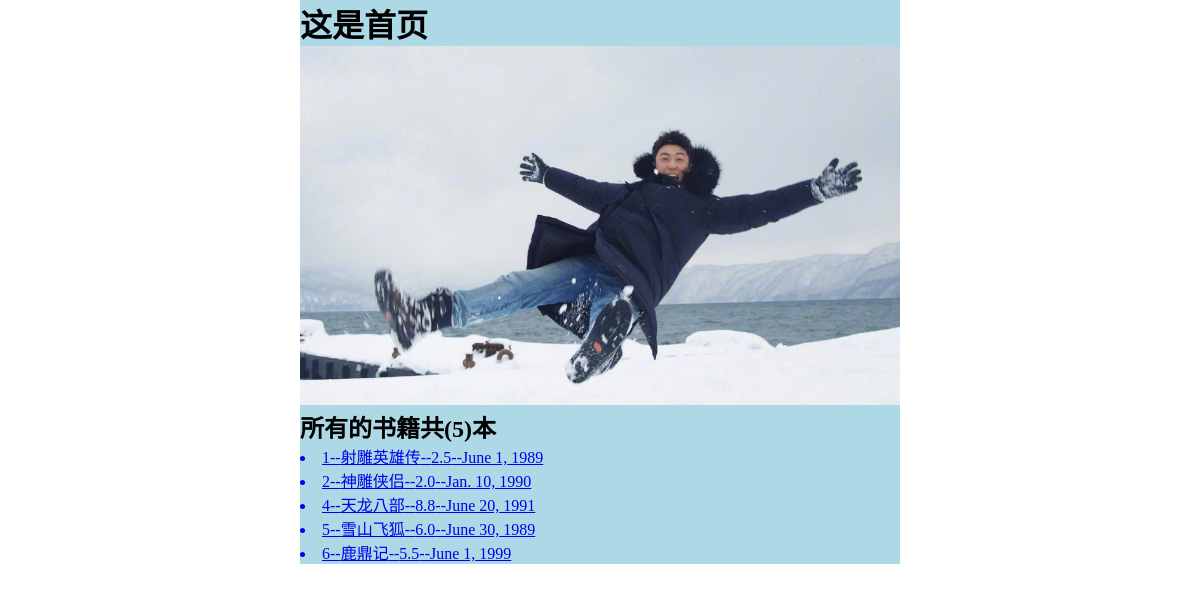
Before: / with the older database file.
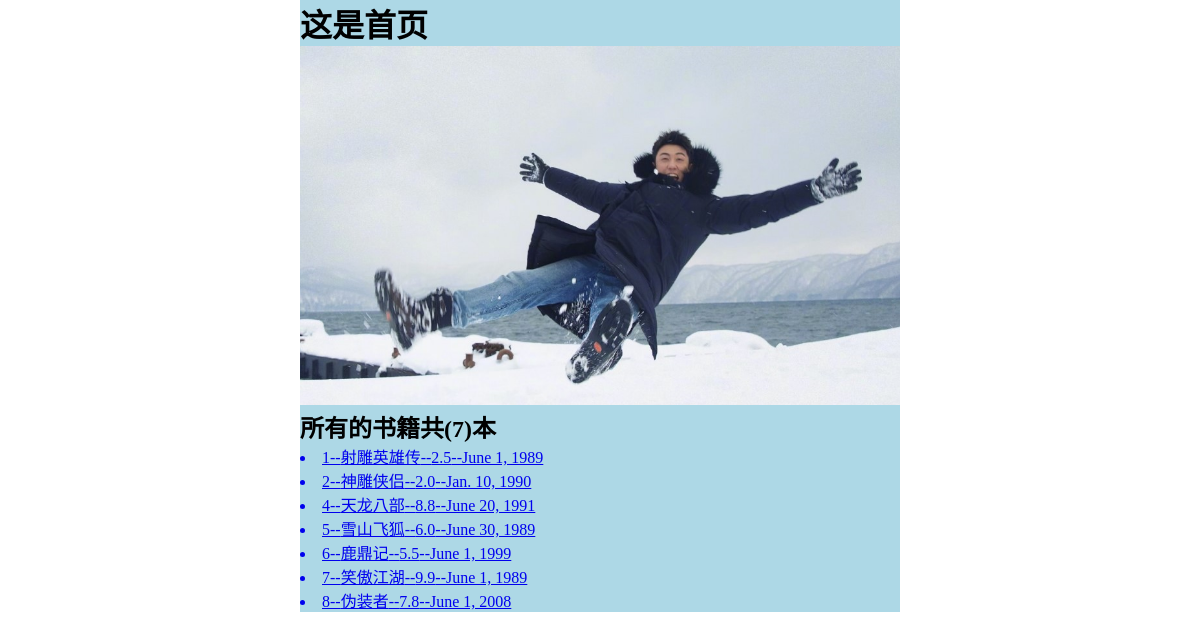
After: the same page with the newer database file.
### booktest/models.py (models this page shows, shortened)
class Book(models.Model):
    title = models.CharField(max_length=20)
    pub_date = models.DateField(default="1989-06-01")
    price = models.FloatField(default=0)
    author = models.CharField(max_length=20,default='金庸')

### booktest/views.py (the view)
# urls.py: url(r'^$', views.index,name='index'),
def index(request):
    books = Book.objects.all()
    return render(request,'index.html',{'books':books})

### templates/index.html (shortened to what this page needs)
<!DOCTYPE html>
<html lang="en">
<head>
    <link rel="stylesheet" href="/static/css/main.css">
</head>
<body>
<div class="container">
    <h1>这是首页</h1>
    <div>
        <div class="center">
            <img src="/static/img/2.png" alt="">
        </div>
        <h2>所有的书籍共({{books.count}})本</h2>
        {% for b in books%}
        <a href="{% url 'booktest:detail' b.id %}">
            <li>
                {{b.id}}--{{b.title }}--{{b.price }}--{{b.pub_date }}
            </li>
        </a>
        {% endfor%}
    </div>
</div>
</body>
</html>

### static/css/main.css (style rules this page uses)
* { margin:0; padding:0; }
img { width:100%; }
.container { width:600px; margin:0 auto; background:lightblue; }

Changed rows visible on the page:
added Book: id "7", title "笑傲江湖", price "9.9", pub_date "June 1, 1989"
added Book: id "8", title "伪装者", price "7.8", pub_date "June 1, 2008"
Other visible differences:
{{ books.count }}: "5" → "7"
